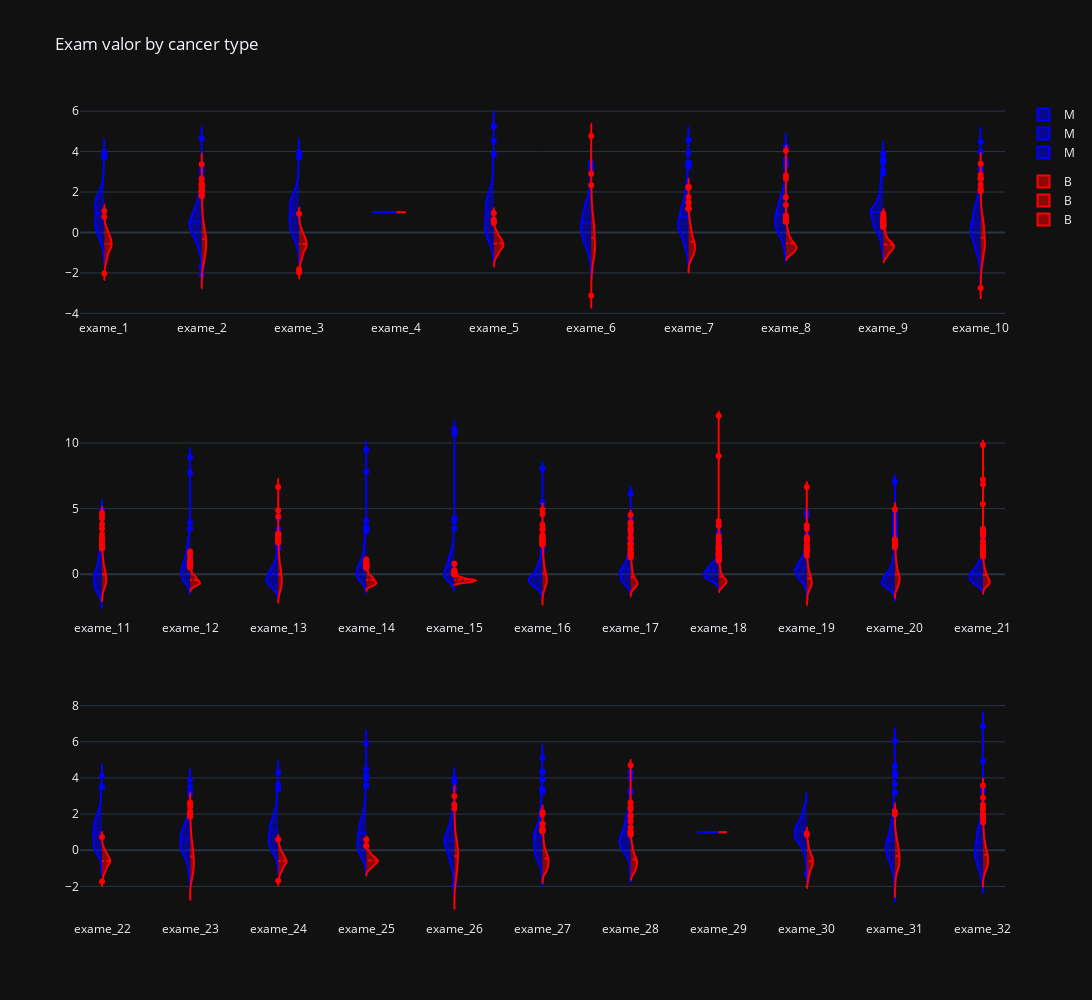

Notebook code cell kept with this figure:
### Code cell
fig = make_subplots(rows = 3, cols = 1)

#exams 1 - 10
fig.add_trace(go.Violin(x = melt_df_v1['exames'][melt_df_v1['diagnostico'] == 'M'],
                        y = melt_df_v1['valores'][melt_df_v1.diagnostico == 'M'],
                        legendgroup = 'M', scalegroup = 'M', name = 'M',
                        side='negative', line_color='blue'), row = 1, col = 1)
              
fig.add_trace(go.Violin(x = melt_df_v1['exames'][melt_df_v1['diagnostico'] == 'B'],
                        y = melt_df_v1['valores'][melt_df_v1.diagnostico == 'B'],
                        legendgroup = 'B', scalegroup = 'B', name = 'B',
                        side='positive', line_color='red'), row = 1, col = 1) 
#exams 11 - 21
fig.add_trace(go.Violin(x = melt_df_v2['exames'][melt_df_v2['diagnostico'] == 'M'],
                        y = melt_df_v2['valores'][melt_df_v2.diagnostico == 'M'],
                        legendgroup = 'M', scalegroup = 'M', name = 'M',
                        side='negative', line_color='blue'), row = 2, col = 1)
              
fig.add_trace(go.Violin(x = melt_df_v2['exames'][melt_df_v2['diagnostico'] == 'B'],
                        y = melt_df_v2['valores'][melt_df_v2.diagnostico == 'B'],
                        legendgroup = 'B', scalegroup = 'B', name = 'B',
                        side='positive', line_color='red'), row = 2, col = 1) 
#exams 22 - 32
fig.add_trace(go.Violin(x = melt_df_v3['exames'][melt_df_v3['diagnostico'] == 'M'],
                        y = melt_df_v3['valores'][melt_df_v3.diagnostico == 'M'],
                        legendgroup = 'M', scalegroup = 'M', name = 'M',
                        side='negative', line_color='blue'), row = 3, col = 1)
              
fig.add_trace(go.Violin(x = melt_df_v3['exames'][melt_df_v3['diagnostico'] == 'B'],
                        y = melt_df_v3['valores'][melt_df_v3.diagnostico == 'B'],
                        legendgroup = 'B', scalegroup = 'B', name = 'B',
                        side='positive', line_color='red'), row = 3, col = 1) 

#plot update
fig.update_layout(title_text = 'Exam valor by cancer type',
                   width = 1300, height = 1000)
fig.update_traces(meanline_visible=True)
fig.show()

### Figure 1 — Plotly figure (JSON) as saved in the notebook; plotly's stock layout.template omitted (floating-point values rounded to 4 significant figures; data arrays with more than 128 entries replaced by an {"elided": "..."} marker saying what was removed)
{"data": [{"legendgroup": "M", "line": {"color": "blue"}, "meanline": {"visible": true}, "name": "M", "scalegroup": "M", "side": "negative", "type": "violin", "x": {"elided": "2120 str values"}, "xaxis": "x", "y": {"elided": "2120 float values"}, "yaxis": "y"}, {"legendgroup": "B", "line": {"color": "red"}, "meanline": {"visible": true}, "name": "B", "scalegroup": "B", "side": "positive", "type": "violin", "x": {"elided": "3570 str values"}, "xaxis": "x", "y": {"elided": "3570 float values"}, "yaxis": "y"}, {"legendgroup": "M", "line": {"color": "blue"}, "meanline": {"visible": true}, "name": "M", "scalegroup": "M", "side": "negative", "type": "violin", "x": {"elided": "2332 str values"}, "xaxis": "x2", "y": {"elided": "2332 float values"}, "yaxis": "y2"}, {"legendgroup": "B", "line": {"color": "red"}, "meanline": {"visible": true}, "name": "B", "scalegroup": "B", "side": "positive", "type": "violin", "x": {"elided": "3927 str values"}, "xaxis": "x2", "y": {"elided": "3927 float values"}, "yaxis": "y2"}, {"legendgroup": "M", "line": {"color": "blue"}, "meanline": {"visible": true}, "name": "M", "scalegroup": "M", "side": "negative", "type": "violin", "x": {"elided": "2332 str values"}, "xaxis": "x3", "y": {"elided": "2332 float values"}, "yaxis": "y3"}, {"legendgroup": "B", "line": {"color": "red"}, "meanline": {"visible": true}, "name": "B", "scalegroup": "B", "side": "positive", "type": "violin", "x": {"elided": "3927 str values"}, "xaxis": "x3", "y": {"elided": "3927 float values"}, "yaxis": "y3"}], "layout": {"height": 1000, "title": {"text": "Exam valor by cancer type"}, "width": 1300, "xaxis": {"anchor": "y", "domain": [0, 1]}, "xaxis2": {"anchor": "y2", "domain": [0, 1]}, "xaxis3": {"anchor": "y3", "domain": [0, 1]}, "yaxis": {"anchor": "x", "domain": [0.7333, 1]}, "yaxis2": {"anchor": "x2", "domain": [0.3667, 0.6333]}, "yaxis3": {"anchor": "x3", "domain": [0, 0.2667]}}}
